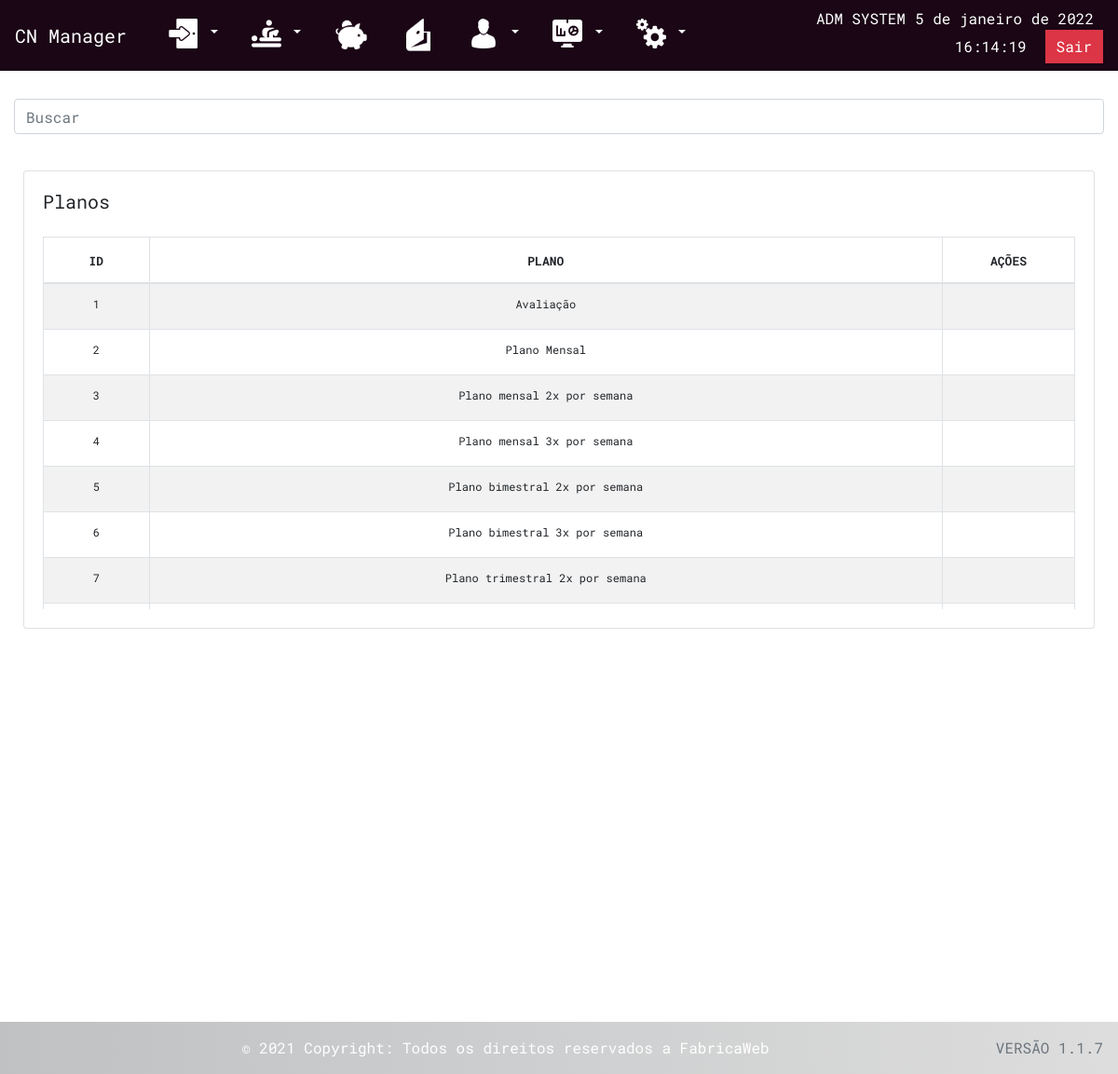
Page /indexPlanos.php (signed in) on the committed database.
### tables this page shows
CREATE TABLE IF NOT EXISTS `planos` (
  `idPlano` int(11) UNSIGNED NOT NULL AUTO_INCREMENT,
  `plano` varchar(100) DEFAULT NULL,
  PRIMARY KEY (`idPlano`)
);

### indexPlanos.php (the view, shortened to what this page needs)
<?php
			require_once "menu.php";
			if(isset($_SESSION['id_usuario'])):
	?>
		<div class="col-md-12" style="padding-top:30px;">
			<input class="form-control" id="search" type="text" placeholder="Buscar">
		</div>
		<br>
		<div class="row" style="margin-left:10px; margin-top: 15px; margin-right: 10px;">
			<div class="col-md-12">
			<div class="card">
			<div class="card-body">
				<h5 class="card-title">Planos
				<td style="width: 10%;">
					<a title ='Cadastrar Despesas' href='cadPlano.php' accesskey="">
						<i class="bi bi-plus-square-fill" style="font-size: 2rem; margin-right:5px; float: right; padding-bottom: 10px;"></i>
					</a>
				</td>
				</h5>
				<div class="panel panel-default">
					<div class="panel-body" style="overflow: auto; height: 400px; width: 100%;">
						<div class="table-responsive">
							<table class="table table-striped table-bordered table-hover"
								   id="table-indexFluxo"
								   style="width: 100%">
								<thead>
									<tr>
										<th width="8%">
											<center><font size=2>ID</font>
										</th>
										<th width="60%">
											<center><font size=2>PLANO</font>
										</th>
										<th width="10%">
											<center><font size=2>AÇÕES</font>
										</th>
									</tr>
								</thead>
								<tbody id="searchTable">
									<?php
									$buscarPlanos = $pdo->prepare('SELECT * FROM planos');
									$buscarPlanos->execute();
									$row = $buscarPlanos->fetchAll(PDO::FETCH_ASSOC);
									if(count($row) > 0) {
										foreach ($row as $value) {
									?>
											<tr>
												<td style="font-size: 12px; text-align: center;"><?=$value['idPlano'];?></td>
												<td style="font-size: 12px; text-align: center;"><?=$value['plano'];?></td>
												<td style="font-size: 16px; text-align: center; width:60px;">
                                                    <a title ='Editar Despesa' href='editPlano.php?id=<?php echo $value['idPlano']; ?>' data-confirm-edit-despesa='Tem certeza de que deseja editar esse item selecionado?' style="margin-left: 5px;">
														<i class="bi bi-pencil"></i>
													</a>
                                                    <a title ='Deletar Despesa' href='deletePlano.php?id=<?php echo $value['idPlano']; ?>' data-confirm-del-despesa='Tem certeza de que deseja excluir o item selecionado?' style="margin-left: 5px;">
														<i class="bi bi-trash"></i>
													</a>
                                                </td>
											</tr>
										<?php
										}
									}
									?>
								</tbody>
							</table>
						</div>
					</div>
				</div>
				</div>
			</div>
			</div>
		</div>
		<?php require_once "footer.php"; ?>
		<?php endif; ?>
		</body>
</html>

### menu.php (shortened to what this page needs)
<!DOCTYPE html>
<html xmlns="http://www.w3.org/1999/xhtml">
	<head>
		<link href="css/bootstrap.min.css" rel="stylesheet" />
		<link href="css/font-awesome.css" rel="stylesheet" />
		<link href="node_modules/bootstrap-icons/font/bootstrap-icons.css" rel="stylesheet" />
		<link href="js/morris/morris-0.4.3.min.css" rel="stylesheet" />
		<link href="css/custom.css" rel="stylesheet" />
	</head>
	<body>
	<nav class="navbar navbar-expand-lg" style="background-color: rgb(26, 6, 21);">
		<a class="navbar-brand text-white" href="dashBoard.php">CN Manager</a>
		<div class="collapse navbar-collapse" id="navbarText">
			<ul class="navbar-nav mr-auto" style="width: 100%;">
			<li class="nav-item dropdown" style="padding-left:20px;">
				<a href="#" class="nav-link dropdown-toggle text-white" id="navbarDropdown" role="button" data-toggle="dropdown" aria-haspopup="true" aria-expanded="false">
					<img src="img/saida.png" alt="Entrada de Paciente">
				</a>
			</li>
			<li class="nav-item dropdown" style="padding-left:20px;">
				<a href="#" class="nav-link dropdown-toggle text-white" id="navbarDropdown" role="button" data-toggle="dropdown" aria-haspopup="true" aria-expanded="false">
					<img src="img/fisioterapia.png" alt="Pacientes">
				</a>
			</li>
			<li class="nav-item" style="padding-left:20px;">
				<a class="nav-link" href="indexReceitas.php" accesskey="">
					<img style="width: 36px; height:36px;" src="img/receitas.png" alt="Receitas">
				</a>
			</li>
			<li class="nav-item" style="padding-left:20px;">
				<a class="nav-link" href="indexDespesas.php" accesskey="">
					<img style="width: 36px; height:36px;" src="img/despesas.png" alt="Despesas">
				</a>
			</li>
			<?php
				 if ($_SESSION['perfil_usuario'] == 0) {
			?>
			<li class="nav-item dropdown" style="padding-left:20px;">
				<a href="#" class="nav-link dropdown-toggle text-white" id="navbarDropdown" role="button" data-toggle="dropdown" aria-haspopup="true" aria-expanded="false">
					<img src="img/user.png" alt="Usuário do Sistema">
				</a>
			</li>
			<li class="nav-item dropdown" style="padding-left:20px;">
				<a href="#" class="nav-link dropdown-toggle text-white" id="navbarDropdown" role="button" data-toggle="dropdown" aria-haspopup="true" aria-expanded="false">
					<img src="img/relatorio.png" alt="Relatórios">
				</a>
			</li>
			<li class="nav-item dropdown" style="padding-left:20px;">
				<a href="#" class="nav-link dropdown-toggle text-white" id="navbarDropdown" role="button" data-toggle="dropdown" aria-haspopup="true" aria-expanded="false">
					<img src="img/config.png" alt="Configurações">
				</a>
			</li>
			</ul>
			<?php
				 }
			?>
			<?php
			$locale = "pt_BR";
			$dateType = IntlDateFormatter::LONG;
			$timeType = IntlDateFormatter::NONE;
			$formatter =new IntlDateFormatter($locale, $dateType, $timeType);
			$dateTime = new DateTime();
			?>
			<ul class="form-inline my-2 my-lg-0" style="width: 100%; justify-content: flex-end;">
			<i class="bi bi-circle-fill" style="color:#71FA00;"></i>
			<span style="margin-right: 10px; color:white; margin-left:10px;">
				<?=
					$_SESSION["nome_usuario"];
				?>
			</span>
			<div style="color:white; margin-right:10px;"><?= $formatter->format($dateTime); ?></div>
			<div id="demo" style="color:white; margin-right:10px;"></div>
			<a href="logout.php?token=<?php echo $_SESSION['token']; ?>" style="margin-left:10px;" class="btn btn-danger square-btn-adjust">Sair</a>
			</ul>
		</div>
	</nav>

### footer.php (shortened to what this page needs)
<footer class="text-center text-white fixed-bottom">
  <div class="text-center p-3" style="background: linear-gradient(90deg, #bfc1c3,  #dddddd );">
    © 2021 Copyright:
    <span class="text-white">Todos os direitos reservados a FabricaWeb</span>
    <span class="text-muted" style="float: right;">VERSÃO 1.1.7</span>
  </div>
</footer>

### css/custom.css (style rules this page uses)
body { font-family: 'RobotoMono'; }
.text-center { text-align:center; }
.square-btn-adjust { border: 0px solid transparent; -webkit-border-radius: 0px; -moz-border-radius: 0px; border-radius: 0px; }
@media (min-width:768px) { .navbar { border-radius: 0px; } }
@media (max-width: 1366px) { .panel-body { height: 450px; } }

### rows in the picture
planos: idPlano "1", plano "Avaliação"
planos: idPlano "2", plano "Plano Mensal"
planos: idPlano "3", plano "Plano mensal 2x por semana"
planos: idPlano "4", plano "Plano mensal 3x por semana"
planos: idPlano "5", plano "Plano bimestral 2x por semana"
planos: idPlano "6", plano "Plano bimestral 3x por semana"
planos: idPlano "7", plano "Plano trimestral 2x por semana"

### other values in the picture
$_SESSION["nome_usuario"] "ADM SYSTEM"
